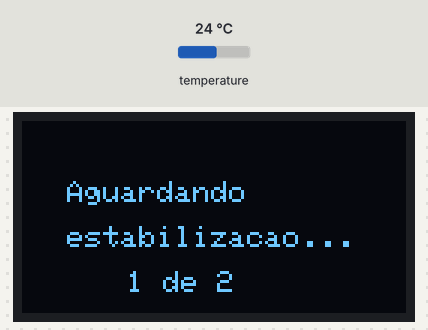
A sketch run on a simulated ESP32. Parts: 128×64 one-colour display. The inputs (shaded band) are chosen by the test bench; at power-on: temperature 24 °C. What the sketch prints to the serial monitor is not drawn.

Above: at 3.4 s.
3.5 s: temperature set to 12 °C
At 9.5 s:
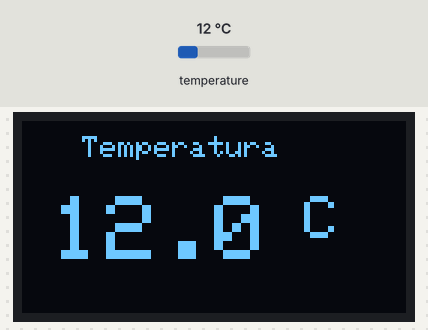
9.9 s: temperature set to 19 °C
At 12.5 s:
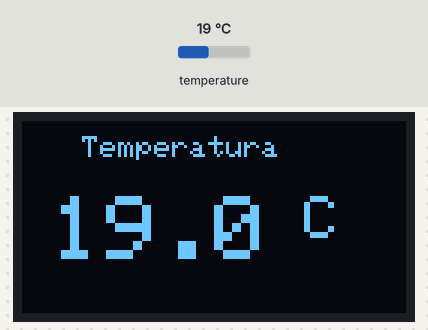
13.6 s: temperature set to 28 °C
At 15.5 s:
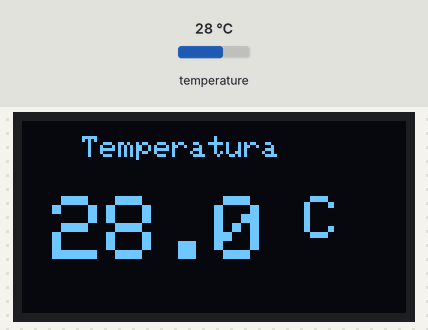
Timing chart, 0 to 17.0 s (numbered marks = the images above; inputs shaded):
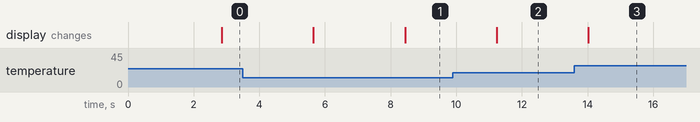

Measured:
- after the input at 9.9 s, the display: changes after 1.3 s (image 2)
- after the input at 13.6 s, the display: changes after 0.42 s (image 3)

The sketch:

sensor_lcd.ino
```cpp
#include <OneWire.h>
#include <DallasTemperature.h>
#include <Wire.h>
#include <Adafruit_GFX.h>
#include <Adafruit_SSD1306.h>

// Define o pino de dados do sensor
#define ONE_WIRE_BUS 13  // GPIO13 do ESP32

// Configuração do display OLED Heltec
#define SCREEN_WIDTH 128
#define SCREEN_HEIGHT 64
#define OLED_RESET 16    // Pino RST do Heltec
#define OLED_SDA 4       // Pode precisar ajustar
#define OLED_SCL 15      // Pode precisar ajustar

Adafruit_SSD1306 display(SCREEN_WIDTH, SCREEN_HEIGHT, &Wire, OLED_RESET);

// Configura a comunicação OneWire
OneWire oneWire(ONE_WIRE_BUS);
DallasTemperature sensors(&oneWire);

// Contador de leituras
int contadorLeituras = 0;

void setup() {
  // Inicia a comunicação serial
  Serial.begin(115200);
  Serial.println("Iniciando teste do sensor DS18B20...");

  // Inicia o display
  Wire.begin(OLED_SDA, OLED_SCL);

  if(!display.begin(SSD1306_SWITCHCAPVCC, 0x3C)) {
    Serial.println("Falha ao inicializar o display!");
    for(;;);
  }

  // Tela de inicialização
  display.clearDisplay();
  display.setTextSize(2);
  display.setTextColor(SSD1306_WHITE);
  display.setCursor(10, 20);
  display.println("DS18B20");
  display.setTextSize(1);
  display.setCursor(20, 45);
  display.println("Iniciando...");
  display.display();
  delay(2000);

  // Inicia o sensor
  sensors.begin();

  // Verifica quantos sensores foram encontrados
  int numSensores = sensors.getDeviceCount();
  Serial.print("Sensores encontrados: ");
  Serial.println(numSensores);

  if (numSensores == 0) {
    Serial.println("ERRO: Nenhum sensor encontrado!");
    display.clearDisplay();
    display.setTextSize(1);
    display.setCursor(35, 20);
    display.println("ERRO!");
    display.setCursor(5, 40);
    display.println("Sensor nao encontrado");
    display.display();
    while(1); // Para a execução
  }
}

void loop() {
  // Solicita a leitura da temperatura
  sensors.requestTemperatures();

  // Lê a temperatura em Celsius
  float temperatureC = sensors.getTempCByIndex(0);

  // Limpa o display
  display.clearDisplay();

  // Ignora as duas primeiras leituras
  if (contadorLeituras < 2) {
    Serial.print("Aguardando estabilização... Leitura ");
    Serial.print(contadorLeituras + 1);
    Serial.println(" de 2");

    // Mostra no display que está aguardando
    display.setTextSize(1);
    display.setCursor(15, 20);
    display.println("Aguardando");
    display.setCursor(15, 35);
    display.println("estabilizacao...");
    display.setCursor(35, 50);
    display.print(contadorLeituras + 1);
    display.print(" de 2");
    display.display();

    contadorLeituras++;
    delay(2000);
    return; // Pula o resto do código
  }

  // Verifica se a leitura é válida
  if (temperatureC != DEVICE_DISCONNECTED_C) {
    Serial.print("Temperatura: ");
    Serial.print(temperatureC);
    Serial.println(" °C");

    // Título
    display.setTextSize(1);
    display.setCursor(20, 5);
    display.println("Temperatura");

    // Temperatura grande
    display.setTextSize(3);
    display.setCursor(10, 25);
    display.print(temperatureC, 1);
    display.setTextSize(2);
    display.print(" C");

  } else {
    Serial.println("ERRO: Falha na leitura!");

    // Exibe erro no display
    display.setTextSize(2);
    display.setCursor(30, 20);
    display.println("ERRO!");
    display.setTextSize(1);
    display.setCursor(10, 45);
    display.println("Falha na leitura");
  }

  display.display();

  // Aguarda 2 segundos antes da próxima leitura
  delay(2000);
}
```
